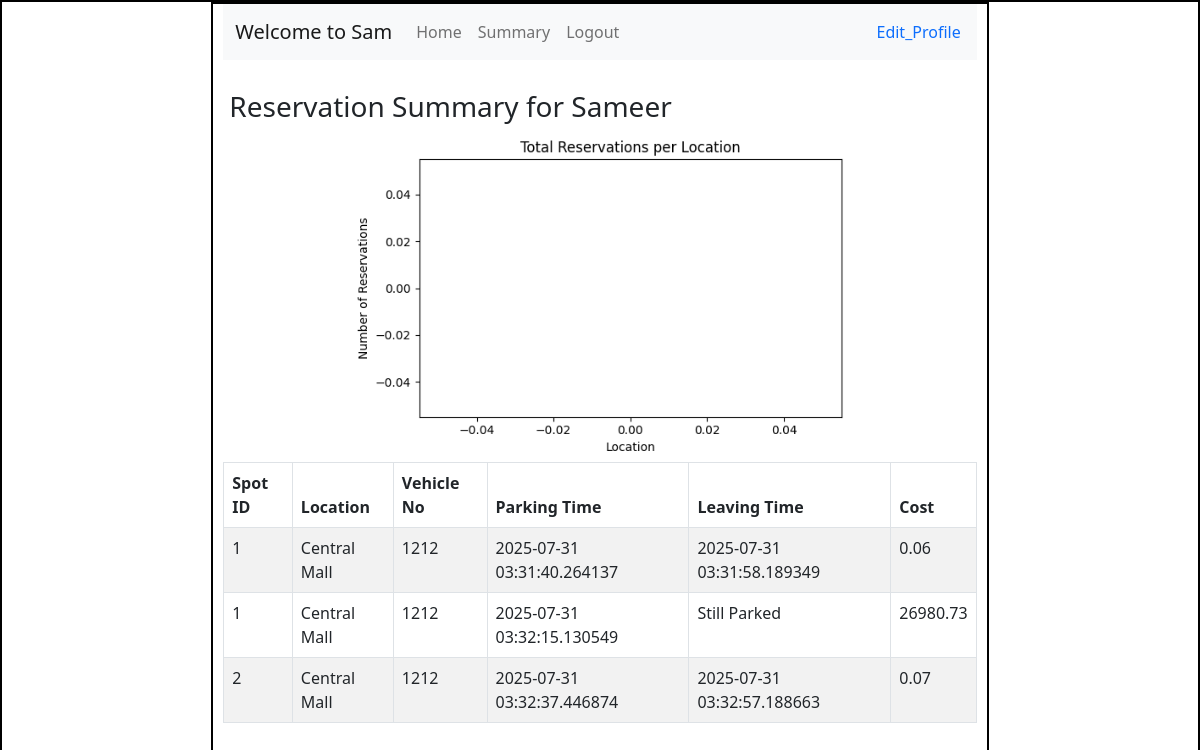
/usersummary (signed in), run on an earlier commit of the app's database.
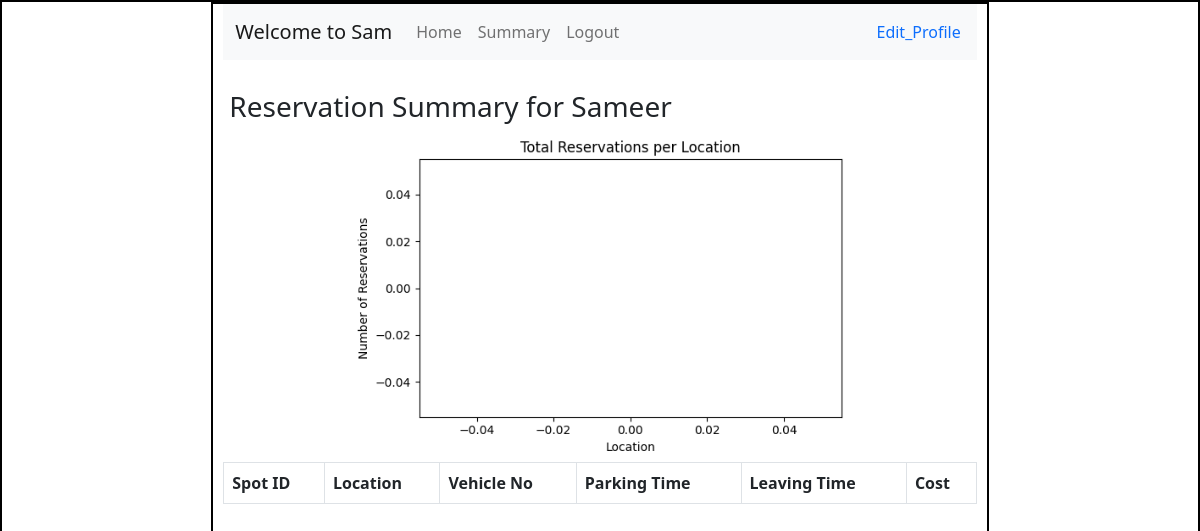
And on a later commit of the database.
### models/model.py (models this page shows, shortened)
class Reserve_parking_spot(db.Model):
    id = db.Column(db.Integer(),primary_key = True)
    spot_id = db.Column(db.Integer(),db.ForeignKey("parking_spot.id"),nullable = False)
    user_id = db.Column(db.Integer(),db.ForeignKey("user.id"),nullable = False)
    parking_timestamp = db.Column(db.DateTime(),nullable = True)
    leaving_timestamp = db.Column(db.DateTime(),nullable = True)
    parking_cost = db.Column(db.Numeric(10, 2),nullable = True)
    vehicle_no = db.Column(db.String(),nullable = False)
    def calculate_cost(self):
        price_per_hour = self.spot.parking_lot.price
        duration = datetime.now() - self.parking_timestamp
        hours = Decimal(str(duration.total_seconds())) / Decimal("3600")
        return round(price_per_hour * hours, 2)

class Parking_spot(db.Model):
        id = db.Column(db.Integer(),primary_key = True)
        lot_id = db.Column(db.Integer(),db.ForeignKey("parking_lot.id"),nullable = False)
        spot_number = db.Column(db.Integer(),nullable = False)
        status = db.Column(db.String(),nullable = False)
        reservation = db.relationship("Reserve_parking_spot", backref="spot", uselist=False, cascade="all, delete")

class Parking_lot(db.Model):
        id = db.Column(db.Integer(),primary_key = True)
        prime_location_name = db.Column(db.String(),nullable = False)
        price = db.Column(db.Numeric(10, 2),nullable = False)
        address = db.Column(db.String(),nullable = False)
        pin_code = db.Column(db.Integer(),nullable= False)
        maximum_number_of_spots = db.Column(db.Integer(),nullable = False)
        spots = db.relationship("Parking_spot", backref="parking_lot", cascade="all, delete")

### controllers/user_controller.py (the view)
@user_bp.route("/usersummary")
def summary():
    user_id = session.get("user_id")
    if not user_id:
        return redirect(url_for("login"))
    this_user = User.query.get(user_id)
    if not this_user:
        return redirect(url_for("login"))
    reservations = Reserve_parking_spot.query.filter_by(user_id=user_id).all()
    lot_names = []
    for r in reservations:
        if r.spot and r.spot.parking_lot:
            lot_names.append(r.spot.parking_lot.prime_location_name)
        else:
            lot_names.append("Unknown")
    lot_counts = dict(Counter(lot_names))
    location_names = list(lot_counts.keys())
    reservation_counts = list(lot_counts.values())
    location_names = [
    r.spot.parking_lot.prime_location_name
    if r.spot and r.spot.parking_lot else "Unknown"
    for r in reservations]
    location_counts = Counter(location_names)
    x_labels = list(location_counts.keys())
    y_values = list(location_counts.values())
    plt.figure(figsize=(6, 4), dpi=100)
    plt.bar(x_labels, y_values, color='mediumseagreen', edgecolor='black', width =0.3)
    plt.title("Total Reservations per Location")
    plt.xlabel("Location")
    plt.ylabel("Number of Reservations")
    plt.tight_layout()
    chart_path = os.path.join("static", f"summary_chart_user{this_user.id}.png")
    plt.savefig(chart_path, bbox_inches='tight')
    plt.close()
    return render_template(
        "usersummary.html",
        this_user=this_user,
        chart_path=chart_path,
        reservations=reservations)

### templates/usersummary.html (shortened to what this page needs)
<!DOCTYPE html>
<html lang="en">
<head>
    <link rel="stylesheet" href="../static/style.css">
    <link href="https://cdn.jsdelivr.net/npm/bootstrap@5.0.2/dist/css/bootstrap.min.css" rel="stylesheet"
>
</head>
<body>
    <div id="main">
        <div id="canvas" class="overflow-auto">
            <nav class="navbar navbar-expand-lg navbar-light bg-light">
                <div class="container-fluid">
                    <a class="navbar-brand" href="#">Welcome to {{this_user.username}}</a>
                    <div class="collapse navbar-collapse " id="navbarSupportedContent">
                        <ul class="navbar-nav me-auto mb-2 mb-lg-0">
                            <li class="nav-item">
                                <a class="nav-link" href="{{ url_for('user.user', user_id=this_user.id) }}">Home</a>
                            </li>
                            <li class="nav-item">
                                <a class="nav-link" href="{{ url_for('user.summary') }}">Summary</a>
                            </li>
                            <li class="nav-item">
                                <a class="nav-link" href="/login">Logout</a>
                            </li>
                        </ul>
                    </div>
                </div>
                <div class="text-center">
                    <a class="nav-link" href="{{ url_for('user.profile', user_id=this_user.id) }}">Edit_Profile</a>
                </div>
            </nav>
            <div id="content">
                <h3 class="headings">Reservation Summary for {{ this_user.full_name }}</h3>
                <img src="{{ url_for('static', filename='summary_chart_user' ~ this_user.id ~ '.png') }}"
                    style="max-width: 500px; height: auto; display: block; margin: 0 auto;">
                <table class="table table-bordered table-striped">
                    <thead>
                        <tr>
                            <th>Spot ID</th>
                            <th>Location</th>
                            <th>Vehicle No</th>
                            <th>Parking Time</th>
                            <th>Leaving Time</th>
                            <th>Cost</th>
                        </tr>
                    </thead>
                    <tbody>
                        {% for r in reservations %}
                        <tr>
                            <td>{{ r.spot.id if r.spot else "N/A" }}</td>
                            <td>{{ r.spot.parking_lot.prime_location_name if r.spot and r.spot.parking_lot else
                                "Unknown" }}</td>
                            <td>{{ r.vehicle_no }}</td>
                            <td>{{ r.parking_timestamp }}</td>
                            <td>{{ r.leaving_timestamp or "Still Parked" }}</td>
                            <td>{{ r.parking_cost or r.calculate_cost() }}</td>
                        </tr>
                        {% endfor %}
                    </tbody>
                </table>
            </div>
        </div>
    </div>
</body>
</html>

What changed in the data, as far as the page shows it:
removed Reserve_parking_spot: spot "1", spot.parking_lot "Central Mall", vehicle_no "1212", parking_timestamp "2025-07-31 03:31:40.264137", leaving_timestamp "2025-07-31 03:31:58.189349", parking_cost "0.06"
removed Reserve_parking_spot: spot "1", spot.parking_lot "Central Mall", vehicle_no "1212", parking_timestamp "2025-07-31 03:32:15.130549", leaving_timestamp "Still Parked", parking_cost+parking_timestamp "26980.73"
removed Reserve_parking_spot: spot "2", spot.parking_lot "Central Mall", vehicle_no "1212", parking_timestamp "2025-07-31 03:32:37.446874", leaving_timestamp "2025-07-31 03:32:57.188663", parking_cost "0.07"
